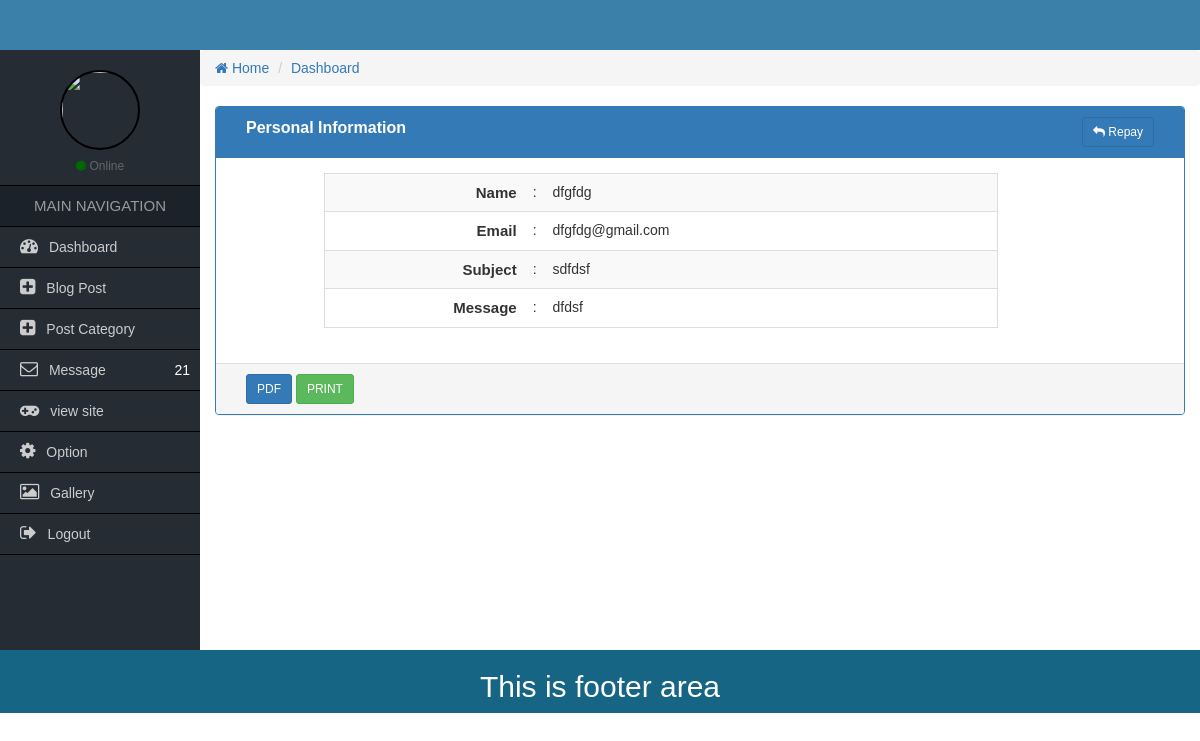
/Admin/view-contact.php?contact=83, run on the app's committed database.
### tables this page shows
CREATE TABLE `contact` (
  `contact_id` int(11) NOT NULL,
  `contact_name` varchar(50) NOT NULL,
  `contact_email` varchar(50) NOT NULL,
  `contact_subject` varchar(50) NOT NULL,
  `contact_message` longtext NOT NULL
);

### Admin/view-contact.php (the view, shortened to what this page needs)
<?php
  $id=$_GET['contact'];
  require_once('function/functions.php');
  	$sql = "SELECT * FROM  contact WHERE contact_id='$id'";
	$result = mysqli_query($conn, $sql);
	if (mysqli_num_rows($result) > 0) {
		$row = mysqli_fetch_assoc($result);
	}
?>                <div class="col-md-12">
                	<div class="panel panel-primary">
                        <div class="panel-heading">
                            <div class="col-md-9 heading_title">
                                Personal Information
                             </div>
                             <div class="col-md-3 text-right">
                             	<a href="repalay-contact.php?contact" class="btn btn-sm btn btn-primary"><i class="fa fa-reply"></i> Repay</a>
                            </div>
                            <div class="clearfix"></div>
                        </div>
                      <div class="panel-body">
                          <div class="col-md-1">
                          </div>
                          <div class="col-md-9">
                          	<table class="table table-hover table-striped table-responsive view_table_cus">
                               <tr>
                                  <td>Name</td>
                                    <td>:</td>
                                    <td><?php echo $row['contact_name'];?></td>
                                </tr>
                            	<tr>
                                	<td>Email</td>
                                    <td>:</td>
                                    <td><?php echo $row['contact_email'];?></td>
                                </tr>
                                <tr>
                                	<td>Subject</td>
                                    <td>:</td>
                                    <td><?php echo $row['contact_subject'];?></td>
                                </tr>
                                <tr>
                                	<td>Message</td>
                                    <td>:</td>
                                    <td><?php echo $row['contact_message'];?></td>
                                </tr>
                            </table>
                          </div>
                          <div class="col-md-2">
                          </div>
                      </div>
                      <div class="panel-footer">
                        <div class="col-md-4">
                            <a href="#" class="btn btn-sm btn-primary">PDF</a>
                            <a href="#" class="btn btn-sm btn-success">PRINT</a>
                        </div>
                        <div class="col-md-4">
                        </div>
                        <div class="col-md-4 text-right">
                        </div>
                        <div class="clearfix"></div>
                      </div>
                    </div>
                </div>
            </div>
         </div>
    </div>

### Admin/css/style.css (style rules this page uses)
* { margin:0px; padding:0px; outline:0px; }
a { text-decoration:none; }
body { font-family:Verdana, Geneva, sans-serif; }
.heading_title { font-size:16px; font-weight:bold; }
.view_table_cus { border:1px solid #ddd; }
.view_table_cus tr td:first-child { width:30%; text-align:right; font-size:15px; font-weight:bold; }
.view_table_cus tr td:last-child { width:68%; text-align:left; }

### data on the page
contact: contact_name "dfgfdg", contact_email "dfgfdg@gmail.com", contact_subject "sdfdsf", contact_message "dfdsf"

### other printed values
$rowcount "21"
